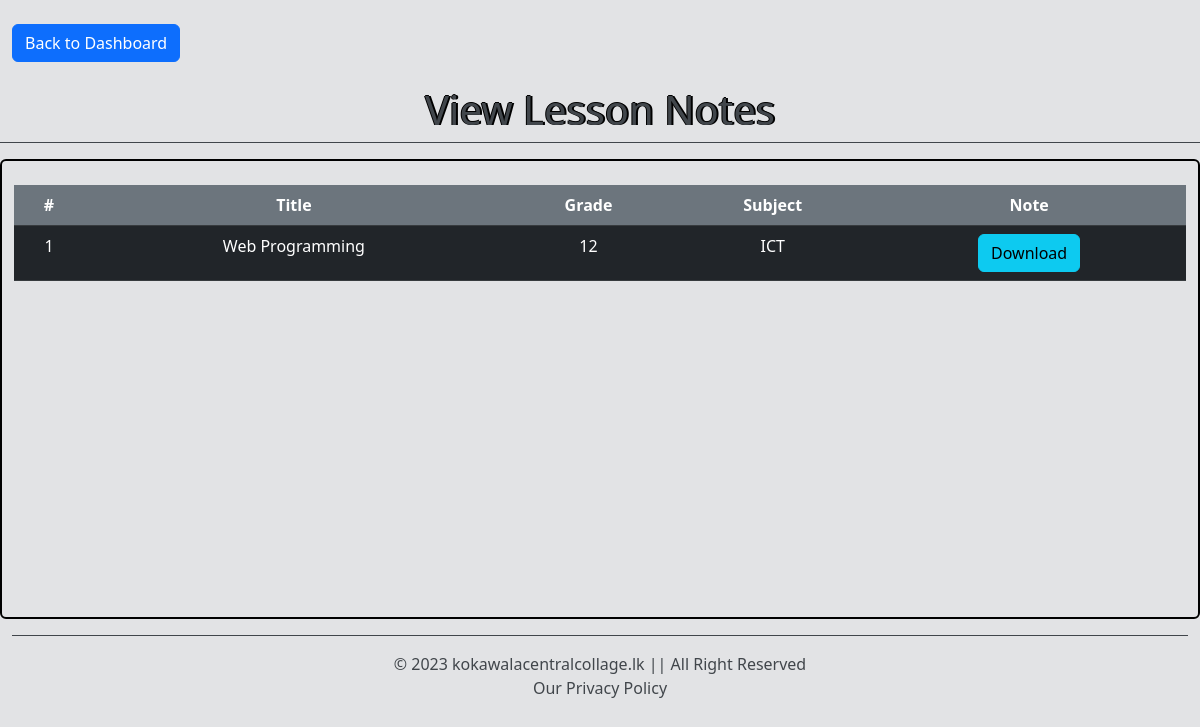
The app's page /Second_Assignment/view_Lesson_Note.php with its own data.
### tables this page shows
CREATE TABLE IF NOT EXISTS `add_lesson_notes` (
  `id` int NOT NULL AUTO_INCREMENT,
  `title` varchar(50) NOT NULL,
  `grade` varchar(50) NOT NULL,
  `subject` varchar(50) NOT NULL,
  `path` varchar(100) NOT NULL,
  PRIMARY KEY (`id`)
);

### Second_Assignment/view_Lesson_Note.php (the view, shortened to what this page needs)
<!DOCTYPE html>
<html>
    <head>
        <link rel="stylesheet" href="bootstrap.css"/>
        <link rel="stylesheet" href="style.css"/>
    </head>
    <body class="list-group-item-secondary">
        <div class="container-fluid">
            <div class="row">
            <div class="col-12">
                    <br/>
                    <button class="btn btn-primary animation" onclick="backtoSDashboard();">Back to Dashboard</button>
                </div>
            </div>
            <div class="row">
                <div class="col-12 mt-4 text-center animation">
                    <h1 style="text-shadow: -1px 0 black, 2px 0 black, 0 -1px black;">View Lesson Notes</h1>
                </div>
                <hr class="animation"/>
                <div class="col-12 d1 animation">
                    <div class="row">
                        <div class="col-12">
                            <br/>
                            <table class="table table-responsive table-dark text-center animation">
                                <tr>
                                    <th class="bg-secondary">#</th>
                                    <th class="bg-secondary">Title</th>
                                    <th class="bg-secondary">Grade</th>
                                    <th class="bg-secondary">Subject</th>
                                    <th class="bg-secondary">Note</th>
                                </tr>
                                <?php
                                $connection = mysqli_connect("localhost","root","Kh@17052002","student_management_system","3306");
                                $select = "SELECT * FROM `add_lesson_notes`";
                                $query = mysqli_query($connection,$select);
                                $num = mysqli_num_rows($query);
                                if($num > 0){
                                    while($result = mysqli_fetch_assoc($query)){
                                        ?>
                                        <tr>
                                            <td><?php echo $result["id"]; ?></td>
                                            <td><?php echo $result["title"]; ?></td>
                                            <td><?php echo $result["grade"]; ?></td>
                                            <td><?php echo $result["subject"]; ?></td>
                                            <td>
                                                <a href="download.php?path=<?php echo $result["path"]; ?>" class="btn btn-info">Download</a>
                                            </td>
                                        </tr>
                                        <?php
                                    }
                                }
                                ?>
                            </table>
                        </div>
                    </div>
                </div>
            </div>
            <div class="row">
                <div class="col-12">
                    <hr class="animation"/>
                </div>
                <p class="animation text-center">&copy; 2023 kokawalacentralcollage.lk || All Right Reserved <br/> <span>Our Privacy Policy</span></p>
            </div>
        </div>
    </body>
</html>

### Second_Assignment/style.css (style rules this page uses)
.animation { opacity: 10%; transform: translateY(30px); animation: moveup 1s linear forwards; }
.d1 { height: 460px; border-style: solid; border-radius: 6px; border-color: black; border-width: 2px; overflow: hidden; overflow: scroll; }

### records on screen
add_lesson_notes: id "1", title "Web Programming", grade "12", subject "ICT"
